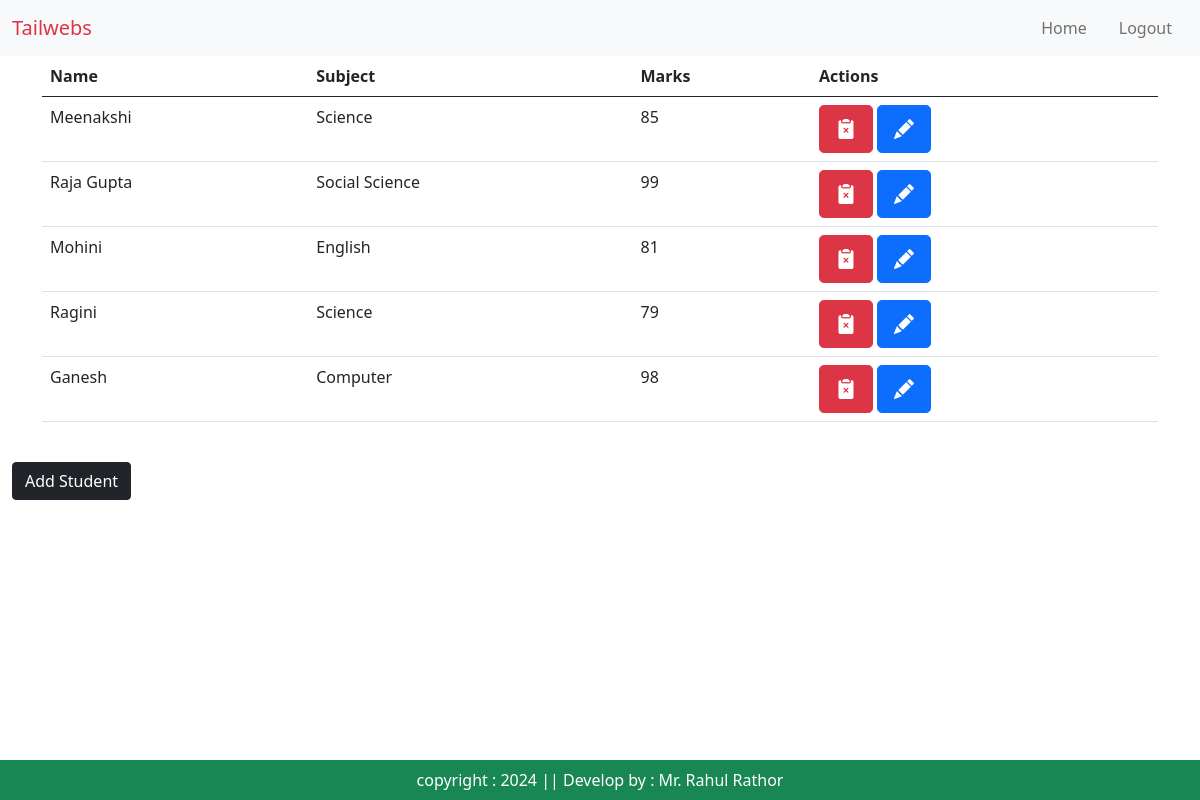
The app's page /home/ (signed in) with its own data.
### app/models.py (models this page shows, shortened)
class Student(models.Model):
    name = models.CharField(max_length=100)
    subject = models.CharField(max_length=100)
    marks = models.IntegerField(default=0)
    teacher = models.ForeignKey(User, on_delete=models.CASCADE, related_name='student')

### app/views.py (the view)
# urls.py: path('home/', views.home_view, name='home'),
@login_required
def home_view(request):
    student = Student.objects.filter(teacher=request.user)
    return render(request, 'app/home.html', {'student': student})

### template/app/home.html (shortened to what this page needs)
{% extends 'base.html' %}
{% load static %}
{% block main-content %}
<div class="container-fluid">
      <div class="container">
<table class="table table-hover ">
  <thead>
    <tr>
      <th scope="col">Name</th>
      <th scope="col">Subject</th>
      <th scope="col">Marks</th>
      <th scope="col">Actions</th>
    </tr   >
  </thead>
  <tbody>
  {% for i in student %}
    <tr>
      <td>{{i.name}}</td>
      <td>{{i.subject}}</td>
          <td>{{i.marks}}</td>
      <td>
<button type="button" class="btn btn-danger btn-lg"  data-bs-toggle="modal"
        data-bs-target="#deleteEmployeeModal-{{forloop.counter}}">
   <i class="bi bi-clipboard2-x-fill"></i>
</button>
 <button type="button" class="btn btn-primary btn-lg"
            data-bs-toggle="modal" data-bs-target="#editEmployeeModal-{{forloop.counter}}">
     <i class="bi bi-pencil-fill"></i></button>
      </td>
    </tr>
  {% endfor %}
  </tbody>
</table>
      </div><br>
<button type="button" class="btn btn-dark" data-bs-toggle="modal" data-bs-target="#exampleModal">
  Add Student
</button>
      </div>
{% endblock main-content %}

### template/base.html (shortened to what this page needs)
<!doctype html>
{% load static %}
<html lang="en">
  <head>
    <link href="https://cdn.jsdelivr.net/npm/bootstrap@5.0.2/dist/css/bootstrap.min.css" rel="stylesheet">
    <link rel="stylesheet" href="https://cdn.jsdelivr.net/npm/bootstrap-icons@1.11.3/font/bootstrap-icons.min.css">
  </head>
  <body>
<nav class="navbar navbar-expand-lg navbar-light bg-light">
  <div class="container-fluid">
    <a class="navbar-brand text-danger " href="#">Tailwebs</a>
    <ul class="navbar-nav me-auto mb-2 mb-lg-0">
     <li class="nav-item mx-2">
            <a class="nav-link  " href="#">Home</a>
            </li>
            <li class="nav-item mx-2">
            <a href="{% url 'logout' %}" class="nav-link   " >Logout</a>
            </li>
             </ul>
  </div>
</nav>
{% block main-content %} {% endblock main-content %}
  <footer class="container-fluid fixed-bottom bg-success text-center text-white p-2 mt-5">
    copyright : 2024  || Develop by : Mr. Rahul Rathor
  </footer>
  </body>
</html>

### records on screen
Student: name "Meenakshi", subject "Science", marks "85"
Student: name "Raja Gupta", subject "Social Science", marks "99"
Student: name "Mohini", subject "English", marks "81"
Student: name "Ragini", subject "Science", marks "79"
Student: name "Ganesh", subject "Computer", marks "98"
